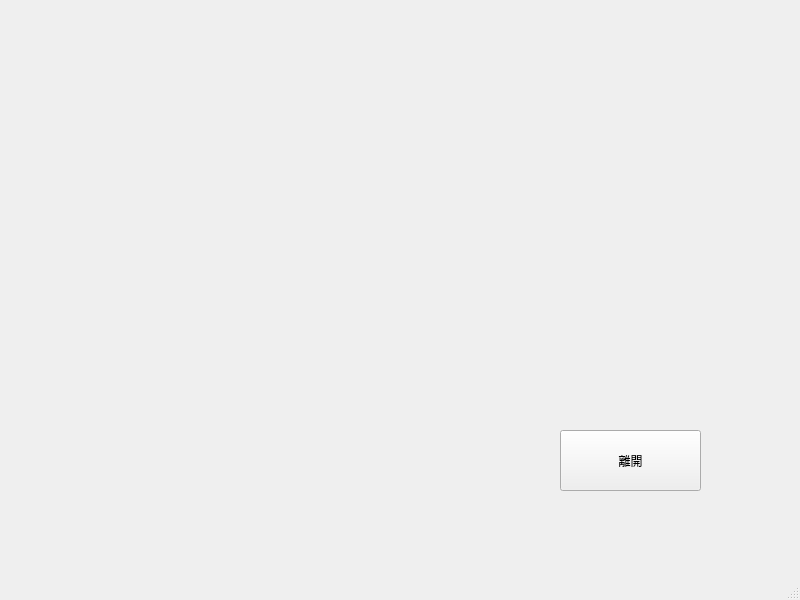
<?xml version="1.0" encoding="UTF-8"?>
<ui version="4.0">
 <class>MainWindow</class>
 <widget class="QMainWindow" name="MainWindow">
  <property name="geometry">
   <rect>
    <x>0</x>
    <y>0</y>
    <width>800</width>
    <height>600</height>
   </rect>
  </property>
  <property name="windowTitle">
   <string>這是我的第一次設計的畫面</string>
  </property>
  <widget class="QWidget" name="centralwidget">
   <widget class="QPushButton" name="exitbt">
    <property name="geometry">
     <rect>
      <x>560</x>
      <y>430</y>
      <width>141</width>
      <height>61</height>
     </rect>
    </property>
    <property name="text">
     <string>離開</string>
    </property>
   </widget>
  </widget>
  <widget class="QMenuBar" name="menubar">
   <property name="geometry">
    <rect>
     <x>0</x>
     <y>0</y>
     <width>800</width>
     <height>25</height>
    </rect>
   </property>
  </widget>
  <widget class="QStatusBar" name="statusbar"/>
 </widget>
 <resources/>
 <connections/>
</ui>
